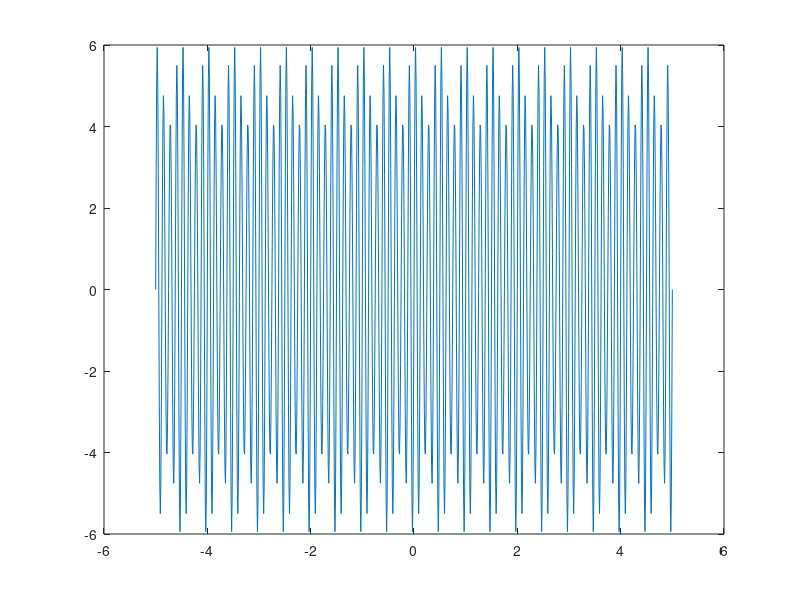

MATLAB code to generate this figure:
clear 
close all 
clc

t=[-5:0.01:5]

A1 = 1;
f1 = 10;
w1 = 2*pi*f1
p1 = 0

T1 = 1
fs1 = 20*f1
d1 = 1/fs1

t1 = -T1/2:d1:T1/2
s1 = A1*sin(w1*t+p1)


% plot(t1,s1)

A2 = 5;
f2 = 8;
w2 = 2*pi*f2
p2 = 0

T2 = 1
fs2 = 20*f2
d2 = 1/fs2

t2 = -T2/2:d2:T2/2
s2 = A2*sin(w2*t+p2)

mix = s2+s1
figure(1)
plot(t,mix)